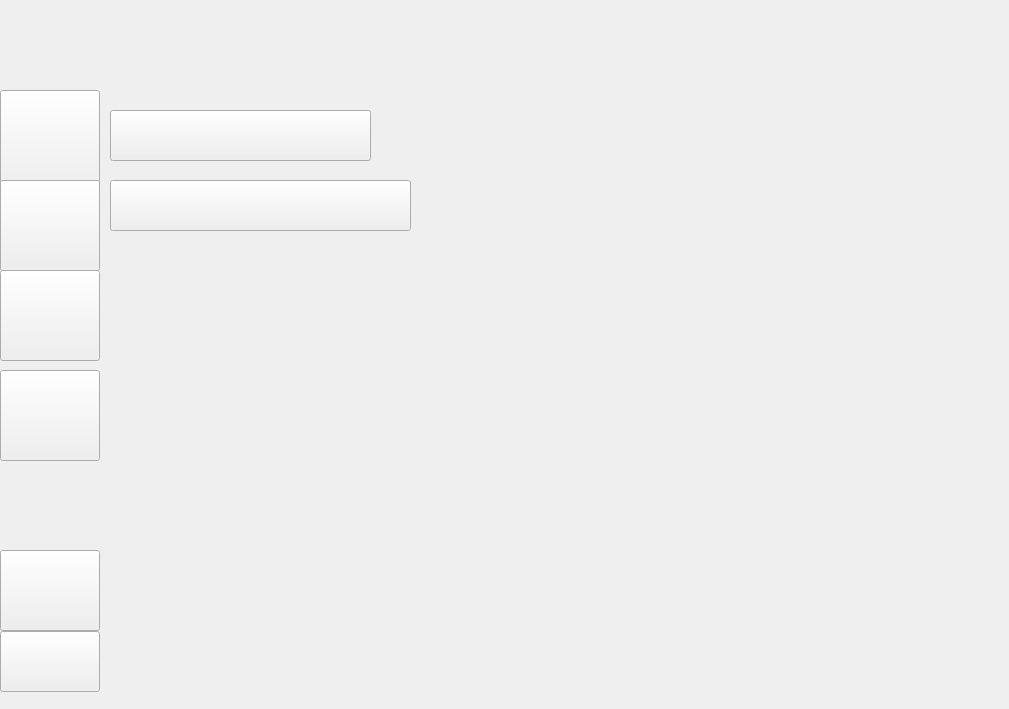
    <widget class="QWidget" name="page_18">
     <widget class="QLabel" name="label_18">
      <property name="geometry">
       <rect>
        <x>0</x>
        <y>0</y>
        <width>1000</width>
        <height>700</height>
       </rect>
      </property>
      <property name="text">
       <string/>
      </property>
      <property name="pixmap">
       <pixmap resource="resources.qrc">:/resources/Asignacion.png</pixmap>
      </property>
      <property name="scaledContents">
       <bool>true</bool>
      </property>
     </widget>
     <widget class="QPushButton" name="pushButton_58">
      <property name="geometry">
       <rect>
        <x>0</x>
        <y>90</y>
        <width>100</width>
        <height>101</height>
       </rect>
      </property>
      <property name="text">
       <string/>
      </property>
     </widget>
     <widget class="QPushButton" name="pushButton_59">
      <property name="geometry">
       <rect>
        <x>0</x>
        <y>180</y>
        <width>100</width>
        <height>91</height>
       </rect>
      </property>
      <property name="text">
       <string/>
      </property>
     </widget>
     <widget class="QPushButton" name="pushButton_60">
      <property name="geometry">
       <rect>
        <x>0</x>
        <y>270</y>
        <width>100</width>
        <height>91</height>
       </rect>
      </property>
      <property name="text">
       <string/>
      </property>
     </widget>
     <widget class="QPushButton" name="pushButton_61">
      <property name="geometry">
       <rect>
        <x>0</x>
        <y>370</y>
        <width>100</width>
        <height>91</height>
       </rect>
      </property>
      <property name="text">
       <string/>
      </property>
     </widget>
     <widget class="QPushButton" name="pushButton_74">
      <property name="geometry">
       <rect>
        <x>110</x>
        <y>110</y>
        <width>261</width>
        <height>51</height>
       </rect>
      </property>
      <property name="text">
       <string/>
      </property>
     </widget>
     <widget class="QPushButton" name="pushButton_75">
      <property name="geometry">
       <rect>
        <x>110</x>
        <y>180</y>
        <width>301</width>
        <height>51</height>
       </rect>
      </property>
      <property name="text">
       <string/>
      </property>
     </widget>
     <widget class="QPushButton" name="pushButton_155">
      <property name="geometry">
       <rect>
        <x>0</x>
        <y>550</y>
        <width>100</width>
        <height>81</height>
       </rect>
      </property>
      <property name="text">
       <string/>
      </property>
     </widget>
     <widget class="QPushButton" name="pushButton_168">
      <property name="geometry">
       <rect>
        <x>0</x>
        <y>631</y>
        <width>100</width>
        <height>61</height>
       </rect>
      </property>
      <property name="text">
       <string/>
      </property>
     </widget>
    </widget>
